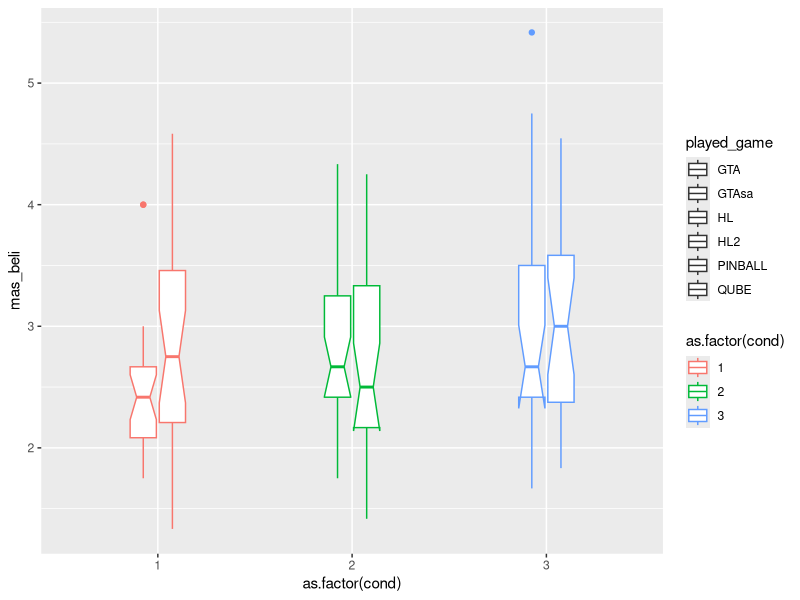
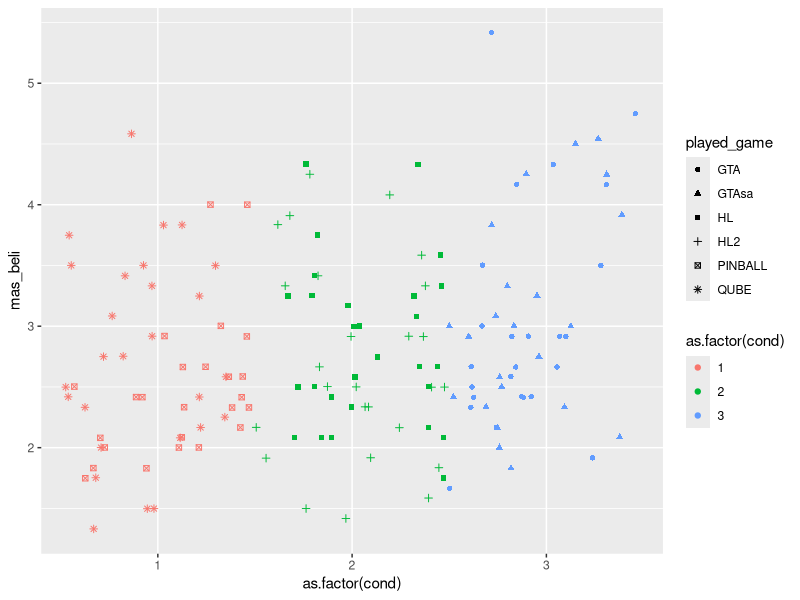
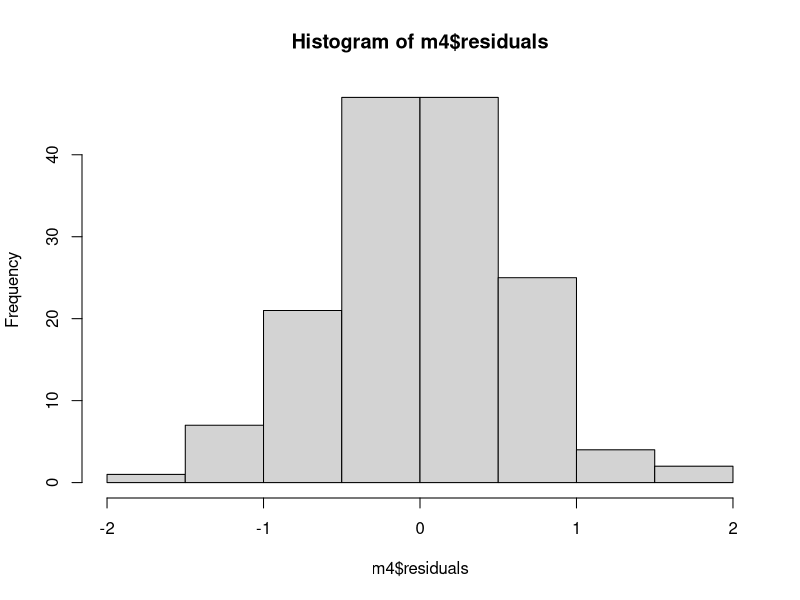
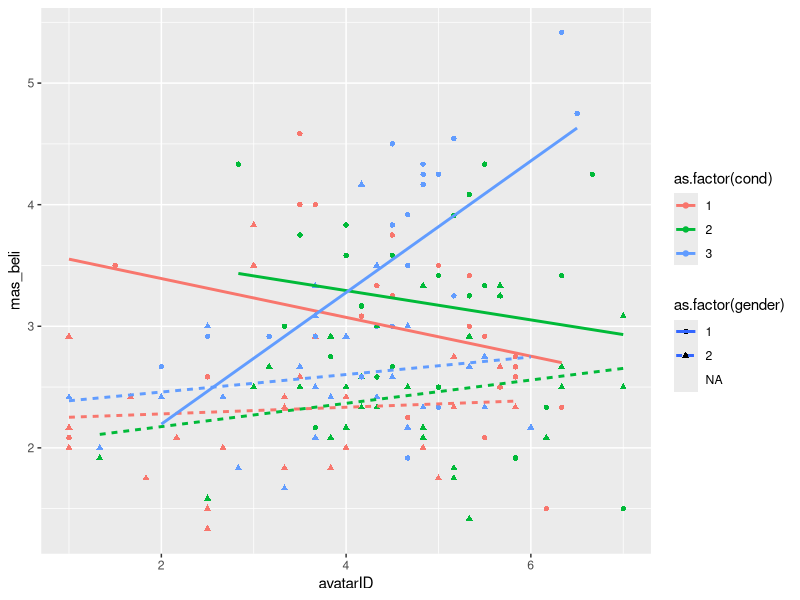
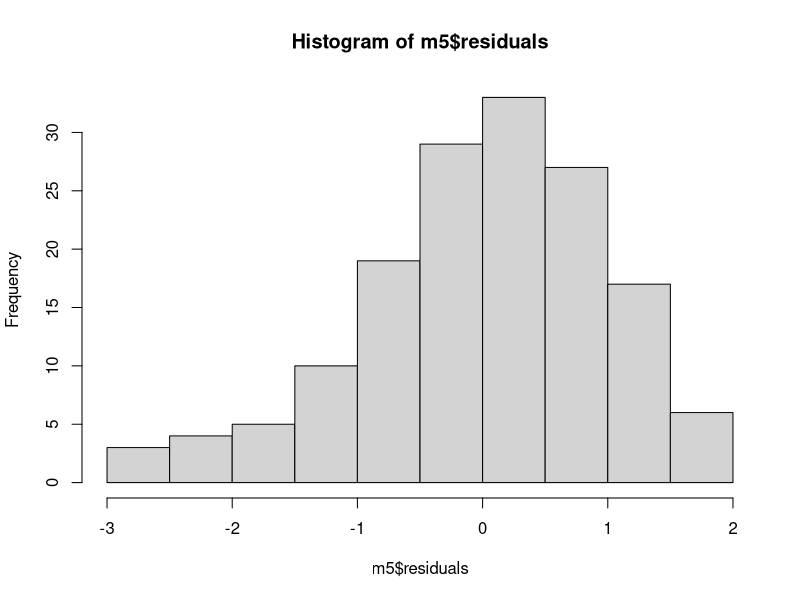
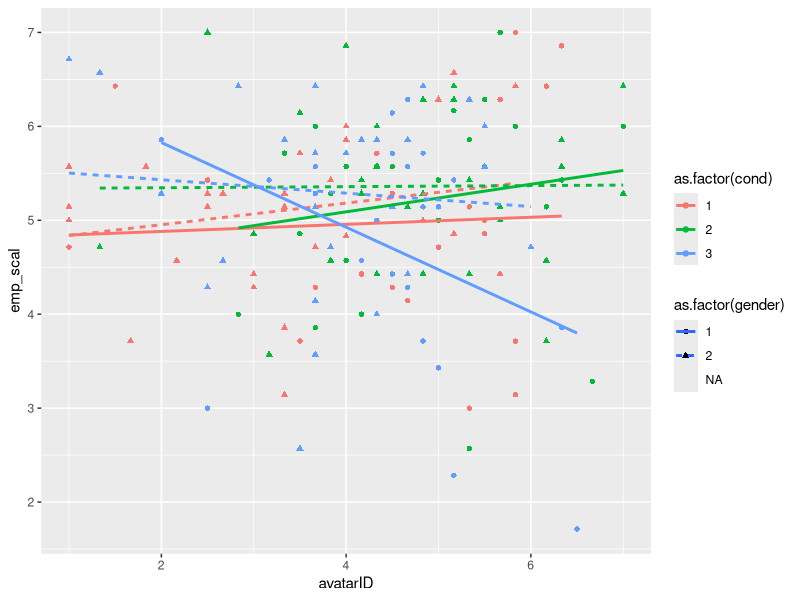
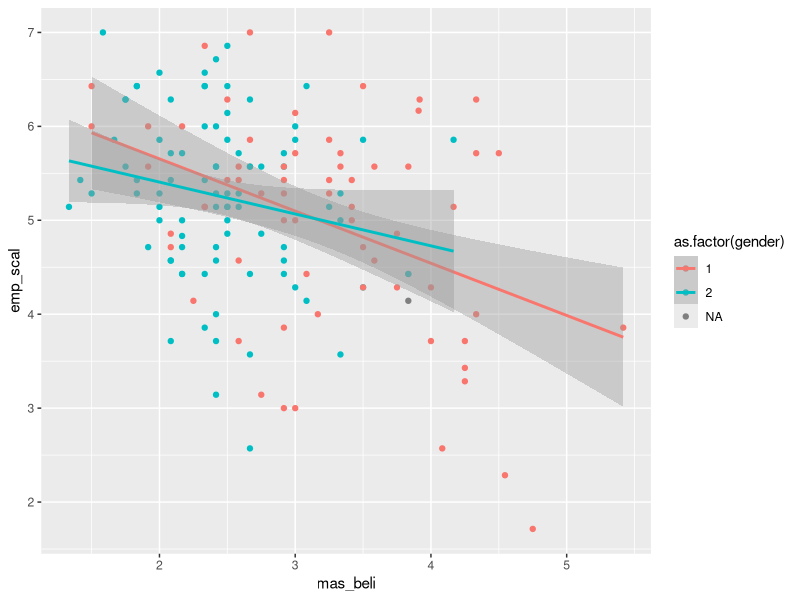
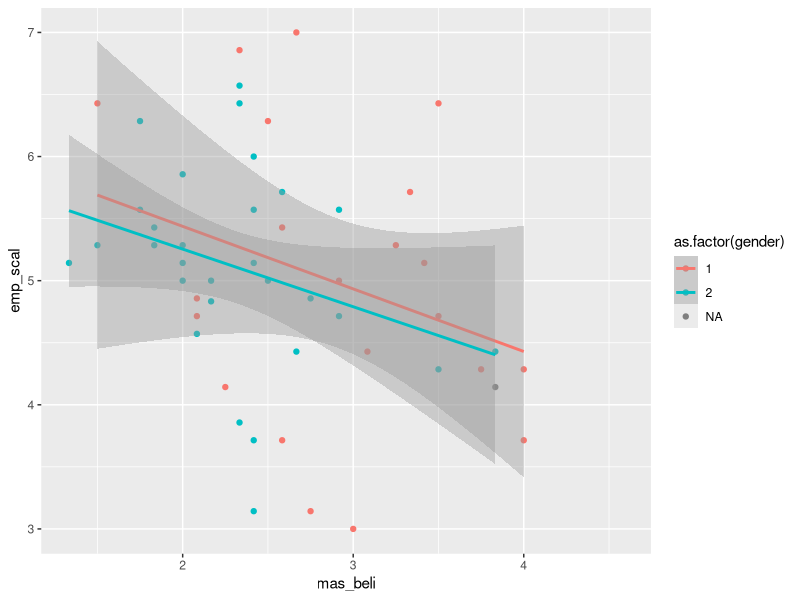

Here is the R script that generated these plots, in order: (Note: this script raises an error after producing the figures.)
# re-analysis of Gabbiadini et al. 2016
library(psych)
library(dplyr)
library(ggplot2)
library(lavaan)
library(car)

dat = read.csv("data_set_PLOS.csv")
table(dat$played_game, dat$condition, useNA = 'always')
table(dat$played_game, dat$cond, useNA = 'always')

# Experimental assignment
dat %>% 
  select(played_game:cond) %>% 
  distinct

# Avatar identification
dat %>% 
  select(avatar_id_embodied_presence1:avatar_id_char_empathy4) %>% 
  glimpse

# Masculine beliefs
dat %>% 
  select(MRNI1_aggr:MRNI15_restremotionality) %>% 
  glimpse

# Do these really belong together -- "demonstrate physical prowess" v 
# "use any means to 'convince' a girl to have sex"
dat %>% 
  select(MRNI1_aggr:MRNI15_restremotionality) %>% 
  psych::alpha()
# I guess so.  

# Empathy for victim?
dat %>% 
  select(Empathy_comprensione:Empathy_disinteresseR) %>% 
  glimpse

# Game rating. Was there a Game_rating_involvement1?
dat %>% 
  select(game_rating_involvement2_eccitante:game_rating_involvement3_coinvolgente) %>% 
  glimpse


# Analysis ---
# Effects of game on empathy towards women -- zilch ----
# I'm guessing "emp_scal" is their outcome -- empathy towards female violence victim
dat %>% 
  select(Empathy_comprensione:Empathy_disinteresse) %>% 
  psych::alpha(check.keys = T)

dat %>% 
  select(Empathy_comprensione:Empathy_disinteresse, emp_scal) %>% 
  cor(use = "pairwise") %>% 
  round(3)

m1 = aov(emp_scal ~ as.factor(condition), data = dat)
summary(m1)
TukeyHSD(m1) 

m1.1 = lm(emp_scal ~ cond, data = dat)
summary(m1.1)

tapply(dat$emp_scal, dat$cond, mean, na.rm = T)

# Moderated by gender?
m1.2 = lm(emp_scal ~ condition * as.factor(gender), data = dat)
summary(m1.2)
Anova(m1.2, type = 3) # No


# Effects of game on masculine beliefs ----
# ANOVA
m2 = aov(mas_beli ~ condition, data = dat)
summary(m2)
TukeyHSD(m2) # GTA differs from nonviolent, p = .03

# Linear contrast
m2.1 = lm(mas_beli ~ cond, data = dat)
summary(m2.1)

ggplot(dat, aes(x = as.factor(cond), y = mas_beli, 
                col = as.factor(cond), shape = played_game)) +
  geom_boxplot(width = .3, notch = T)

ggplot(dat, aes(x = as.factor(cond), y = mas_beli, 
                col = as.factor(cond), shape = played_game)) +
  geom_point(position = position_jitter(width = .5))

# Identification with game character ----
# Greatest identification in half-life
m3 = aov(avatarID ~ condition, data = dat)
summary(m3)
TukeyHSD(m3) # HL is greater than GTA, greater than Qube/pinball

# Our predicted 3-way interaction between game, gender, and identification ---
m4 = lm(mas_beli ~ condition*as.factor(gender)*avatarID, data = dat)
summary(m4)
hist(m4$residuals)

ggplot(dat, aes(x = avatarID, y = mas_beli, col = as.factor(cond), 
                lty = as.factor(gender), shape = as.factor(gender))) +
  geom_point() + 
  geom_smooth(method = "lm", se = F)

# Does that 3-way interaction generalize to the primary outcome? ---
m5 = lm(emp_scal ~ as.factor(cond)*as.factor(gender)*avatarID, data = dat)
summary(m5) # No it does not
hist(m5$residuals)
Anova(m5, type = 3)

ggplot(dat, aes(x = avatarID, y = emp_scal, col = as.factor(cond), 
                lty = as.factor(gender), shape = as.factor(gender))) +
  geom_point() + 
  geom_smooth(method = 'lm', se = F)

# Kinda? But not really.

ggplot(dat, aes(x = mas_beli, y = emp_scal, col = as.factor(gender))) +
  geom_point() +
  geom_smooth(method = "lm")

# Were these two factors correlated in the control group? Yeah
dat %>% 
  filter(cond == 1) %>% 
  select(gender, mas_beli, emp_scal) %>% 
  cor(use = 'pairwise') %>% 
  round(3)

dat %>% 
  filter(cond == 1) %>% 
  ggplot(aes(x = mas_beli, y = emp_scal, col = as.factor(gender))) +
  geom_point() + 
  geom_smooth(method = "lm")

# Not sure if I'm contrast-coding this correctly
model.check = lm(emp_scal ~ mas_beli * C(as.factor(gender), "contr.treatment"), data = dat, subset = cond == 1)
summary(model.check)

# SEM ----
modelSEM = {
  "emp_scal ~ mas_beli
  mas_beli ~ cond101 + gend_con + avatad_IDcent +
              gender_codxcond101 + avatad_IDcentxgendercod + avatad_IDcentxcond101 +
              avatad_IDcentxgendercodxcond101"
}

model.sem = sem(modelSEM, data = dat)
summary(model.sem)
